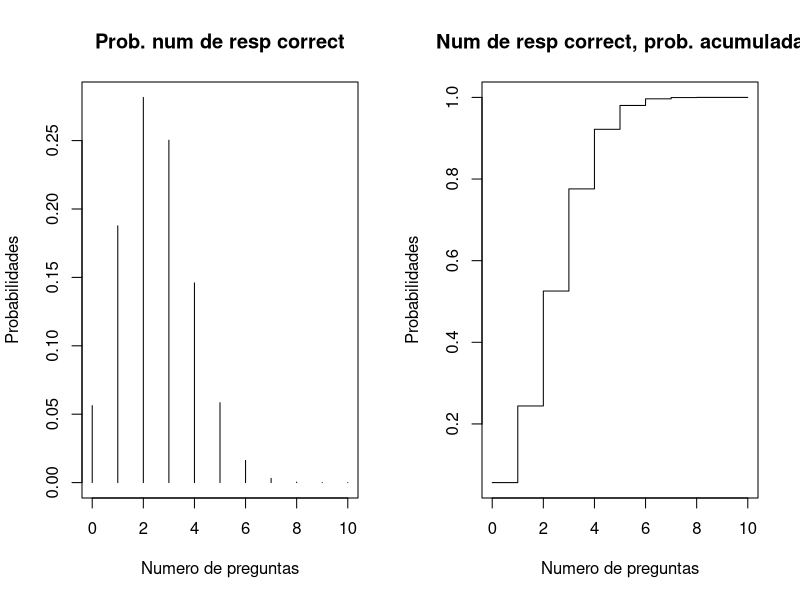

Generate this figure with R:


#Fundamentos de data science

#Ejercicio 13 de Algebra

#Descomposicion en valores singulares

A <- matrix(c(1,2,-1,3,0,0,0,0,2,3,-2,2,1,1,1,1,6,7,9,11,3,1,1,2,-7,-8,-7,-9,2,2,4,1),8,4)
A
#------------------------------------------------------------
# Descomposicion SDV
#------------------------------------------------------------
s <- svd(A)  #comando de la descom en valores singulares
s

#------------------------------------------------------------
# Elementos de la descomposicion
#-----------------------------------------------------------
D <- diag(s$d) #matriz diagonal
D
s$u
s$v

#------------------------------------------------------------
# Comprobacion de la Descomposicion
#------------------------------------------------------------
# Se verifica: X = U D V'
X1 <- s$u %*% D %*% t(s$v)   
round(X1,2)


#  D = U' A V
t(s$u) %*% A %*% s$v 

# Veamos que es OK
round(D-t(s$u) %*% A %*% s$v ,2)





#Fundamentos de data science

#Ejercicio numero 7 de Probabilidad

n <- 0:10
npreguntas <- 10
Probabilidad <- 1/4
dbinom(n, npreguntas, Probabilidad)
tabla <- cbind(n, dbinom(n, npreguntas, Probabilidad))
tabla

#----------------------------------------------------------------------
# Graficos funcion de densidad y de distribucion
#----------------------------------------------------------------------

par(mfrow=c(1, 2))
plot(n,dbinom(n, npreguntas,Probabilidad),type="h",xlab="Numero de preguntas",  #type es importante para elegir el grafico correcto.
     ylab="Probabilidades",main="Prob. num de resp correct")
plot(n,pbinom(n, npreguntas,Probabilidad),type="s",xlab="Numero de preguntas",ylab="Probabilidades",
     main="Num de resp correct, prob. acumulada") #probabilidad acumulada
par(mfrow=c(1, 1))

#----------------------------------------------------------------------
# Tabla funcion de distribucion 
#----------------------------------------------------------------------
tabla<-cbind(n,pbinom(n, npreguntas, Probabilidad))
tabla #tabla de probabilidad acumulada

#----------------------------------------------------------------------
# Probabilidades
#----------------------------------------------------------------------
1-pbinom(5,npreguntas,Probabilidad)  #probabilidad que acierte 5 o mas preguntas
1-dbinom(6,npreguntas,Probabilidad)  #probabilidad que acierte 5 preguntas o menos.


#----------------------------------------------------------------------
# MDS - Fundamentos 
# Metodos de estimacion y contraste de hipotesis
# Practica 3
#----------------------------------------------------------------------

rm(list=ls())
datos<-read.table("Cotizaciones2020.txt",header=T)
names(datos)
attach(datos)

# Variable dummy covid

p_break <- 164 # a apartir de la linea 164 colocarle el numero 1 al vector 
covid <- c(rep(0,p_break),rep(1,nrow(datos)-p_break)) #vector covid con unos y ceros


#----------------------------------------------------------------------
# Base de datos con los Precios
#----------------------------------------------------------------------

Precios<-cbind(IBEX, SAN.MC, BBVA.MC, REP.MC, ITX.MC, TL5.MC, covid) #con cbind unimos todas las columnas mas el covid para poder comparar en base a el pbreak


#----------------------------------------------------------------------
# Elegir una muestra de n=30 Precios sin repeticion
#----------------------------------------------------------------------

set.seed(2020) 

nrow(Precios) #precios son los individuos
nmuestra <- 30 #tamanio de la muestra 

# Primero elegimos los numeros de la muestra y luego los seleccionamos
indices <- sample(1:nrow(Precios), nmuestra, replace = FALSE) #muestra aleatoria de 30 individuos sin reemplazamiento

indices

Precios.muestra <- Precios[indices,] #crea el dataframe precios.muestra con todas las columnas y con 30 filas

# Comprobacion
Precios.muestra
nrow(Precios.muestra) #vemos que el dataframe tiene 30 filas

# Comparacion de medias poblacion y muestra
mean(IBEX) #media de Ibex
mean(Precios.muestra[,1]) #media del Ibex en la muestra

summary(Precios.muestra) #vemos los principales estadisticos, media, mediana, cuartiles, max y min.

#----------------------------------------------------------------------
# Igualdas de Medias REP y ITX antes y despues COVID en la muestra y en la poblacion
#----------------------------------------------------------------------

# Precios REP antes y despues en la Poblacion y en la Muestra

#t.test es siempre contraste de medias. Se refiere a la estimacion por punto y por intervalos de medias

t.test(REP.MC ~  covid)  
#el p-valor del resultado contrasta la media de dos poblaciones. Contrasta la hipotesis nula (la media antes del covid) contra la alternativa de despues
# al ser p menor a 5 % se rechaza la hipotesis nula

t.test(Precios.muestra[,4] ~ Precios.muestra[,7]) #la variable 4 es REP y la variable 7 es el covid. Aqui vemos que los valores de la muestra no son muy diferentes
#al ser p valor < a 5% se rechaza la hipotesis nula

# Precios ITX antes y despues

t.test(ITX.MC ~  covid) #se rechaza la hipotesis nula porque el p valor < 5% 

t.test(Precios.muestra[,5] ~ Precios.muestra[,7]) #se rechaza la hipotesis nula porque el p valor < 5% 

#aqui vemos que la diferencia es mayor

#----------------------------------------------------------------------
# Igualdas de Medias REP y ITX en la muestra y en la poblacion
#----------------------------------------------------------------------

t.test(Precios[,4], Precios[,5])   #compara muestras no apareadas
#se rechaza la hipotesis nula de que las medias entre REP y ITX son iguales porque el p valor < 5% 

longitud<-(-16.55260)-(-15.59078)
longitud

t.test(Precios.muestra[,4], Precios.muestra[,5])
#En base a las muestras se rechaza la hipotesis nula de que las medias entre REP y ITX son iguales porque el p valor < 5% 

# Muestras apareadas (mas preciso)

t.test(Precios[,4], Precios[,5], paired = TRUE) #importante poner paired igual a true

longitud2<-(-16.29236)-(-15.85102)
longitud2

t.test(Precios.muestra[,4], Precios.muestra[,5], paired = TRUE)

#en un intervalo de confianza si uno suma hipotesis adicionales, gana en precision

#----------------------------------------------------------------------
# Test de Igualdad de rendimientos
#----------------------------------------------------------------------

n <- dim(datos)[1]
n
RIBEX <- IBEX[2:n]/IBEX[1:n-1] - 1 #rentabilidad del IBEX

RREP  <- REP.MC[2:n] / REP.MC[1:n-1] - 1 #rentabilidad REPSOL
RITX  <- ITX.MC[2:n] / ITX.MC[1:n-1] - 1 #rentabilidad ITX

covidr <- covid[2:n] #agregamos un vector de rendimiento en base al covid
covidr <-as.factor(covidr)


# Contrastes entre REP e ITX

# Contrates en le MUESTRA

var.test(RREP[indices], RITX[indices])  #contrasta la hipotesis de cociente de varianzas.La hipotesis nula dice q Varianza del rep sobre varianza del itx es igual a 1, la alternativa que es distinto de uno.
#p valor no es menor a 5% entonces no se rechaza la hipotesis nula. Es decir, las volatilidades de las muestras van a ser las mismas.

t.test(RREP[indices], RITX[indices], paired= TRUE, var.equal = TRUE) #esta se usa para mejorar los valores ya que son apareados

t.test(RREP[indices], RITX[indices], var.equal = TRUE) 
#los rendimientos son igual xq el pvalor no es menor al 5% entonces no se rechaza la hipotesis nula

# Contrates en la POBLACION

var.test(RREP, RITX) #se rechaza la hipotesis nula de igualdad de varianzas al ser p valor<5% por lo tanto las varianzas no son iguales

t.test(RREP, RITX, var.equal = TRUE) #no se rechaza la hipotesis nula al ser p valor > 5%

t.test(RREP, RITX, paired= TRUE, var.equal = TRUE)#con datos apareados se confirma que no se rechaza la hipotesis nula al ser p valor > 5%


# Contrastes entre REP antes y despues del COVID

t.test(RREP ~ covidr) #no se rechaza la hipotesis nula



#Ejercicio 4 de Finanzas 


#Los rendimientos de dos activos con riesgo presentan volatilidades del 11 y del 15 por ciento,
#con una correlacion de 0.48. Si los rendimientos esperados son del 4 y del 11 por ciento,respectivamente,
#encontrar la cartera de varianza mınima que garantiza un rendimientodel 7 por ciento.

desv1<-0.11 #volatilidad activo 1
desv2<-0.15 #volatilidad activo 2
corr <-0.48 #correlacion entre activo 1 y 2
rend1<-0.04 #rend esperado activo 1
rend2<-0.11 #rendimiento esperado activo 2
rendcar <- 0.07 #rendimiento que debe tener la cartera

covar12 <- corr * (desv1 * desv1) #covarianza de la cartera
covar12

#En base al rendimiento que esperamos calculamos los pesos optimos por activo

#rendcartera <- w1r*rend1 + w2r*rend2 A partir de esa funcion despejamos los w1r y w2r

w1r <- (rendcar - rend2) / (rend1 - rend2) #w1r deberia ser 0.57

w2r <- 1 - w1r #w2r tendria que ser 0.43

rendcartera <- w1r*rend1 + w2r*rend2 #Combrobamos que el rendimiento nos da 7%


#Probamos que proporciones tendriamos con la minima varianza

w1 <- (desv2^2-covar12) / ((desv1^2 - covar12) + (desv2^2 - covar12)) #proporcion optima w1 teniendo en cuenta las varianzas y covarianzas
w2 <- 1 - w1 #proporcion w2 por diferencia
varcartera0 <- (w1^2 * desv1^2) + (1+w1)^2 * (desv2^2) + (2*w1)*(1-w1)*covar12 #varianza de la cartera con estas proporciones
#vemos que varcartera0 es igual a 0.0757



rendcar0 <- w1*rend1 + w2*rend2
varcartera <- (w1r^2 * desv1^2) + (1+w1r)^2 * (desv2^2) + (2*w1r)*(1-w1r)*covar12 
#la varianza de la cartera con estas proporciones es 0.0623






